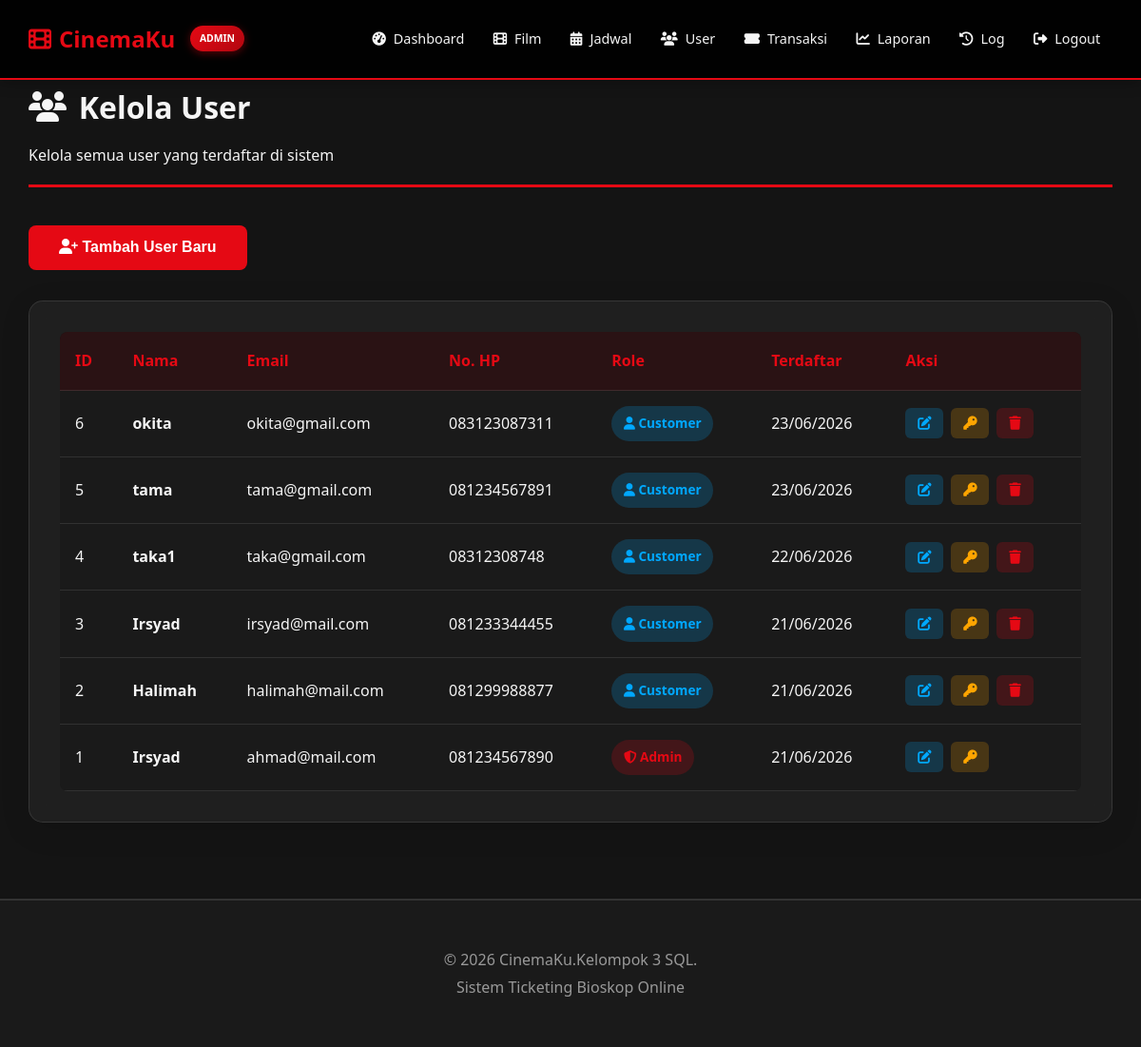
The page /ticketing_bioskop/admin/manage_users.php (signed in) on the database its author committed.
### tables this page shows
CREATE TABLE `pengguna` (
  `id_pengguna` int(11) NOT NULL,
  `nama` varchar(100) NOT NULL,
  `email` varchar(100) DEFAULT NULL,
  `no_hp` varchar(20) DEFAULT NULL,
  `password` varchar(255) NOT NULL DEFAULT '',
  `is_admin` tinyint(1) NOT NULL DEFAULT 0,
  `created_at` timestamp NOT NULL DEFAULT current_timestamp()
);

### ticketing_bioskop/includes/functions.php (called while the page is built, shortened)
<?php
function sanitize($data) {
    return htmlspecialchars(strip_tags(trim($data)), ENT_QUOTES, 'UTF-8');
}
?>

### ticketing_bioskop/admin/manage_users.php (the view, shortened to what this page needs)
<?php
require_once __DIR__ . '/../includes/header.php';
$query = "SELECT * FROM pengguna ORDER BY id_pengguna DESC";
$users = $conn->query($query)->fetchAll(PDO::FETCH_ASSOC);
?>
<div class="page-header">
    <h2><i class="fas fa-users"></i> Kelola User</h2>
    <p>Kelola semua user yang terdaftar di sistem</p>
</div>
<button onclick="openAddModal()" class="btn" style="margin-bottom: 2rem;">
    <i class="fas fa-user-plus"></i> Tambah User Baru
</button>
<div class="glass-card">
    <table class="modern-table">
        <thead>
            <tr>
                <th>ID</th>
                <th>Nama</th>
                <th>Email</th>
                <th>No. HP</th>
                <th>Role</th>
                <th>Terdaftar</th>
                <th>Aksi</th>
            </tr>
        </thead>
        <tbody>
            <?php foreach ($users as $user): ?>
            <tr>
                <td><?php echo $user['id_pengguna']; ?></td>
                <td><strong><?php echo sanitize($user['nama']); ?></strong></td>
                <td><?php echo sanitize($user['email']); ?></td>
                <td><?php echo sanitize($user['no_hp']); ?></td>
                <td>
                    <?php if ($user['is_admin']): ?>
                        <span class="badge badge-danger"><i class="fas fa-shield-alt"></i> Admin</span>
                    <?php else: ?>
                        <span class="badge badge-primary"><i class="fas fa-user"></i> Customer</span>
                    <?php endif; ?>
                </td>
                <td><?php echo date('d/m/Y', strtotime($user['created_at'])); ?></td>
                <td>
                    <div class="action-buttons">
                        <button onclick="editUser(<?php echo htmlspecialchars(json_encode($user)); ?>)"
                                class="btn-action btn-edit" title="Edit">
                            <i class="fas fa-edit"></i>
                        </button>
                        <button onclick="resetPassword(<?php echo $user['id_pengguna']; ?>, '<?php echo addslashes($user['nama']); ?>')"
                                class="btn-action btn-warning" title="Reset Password">
                            <i class="fas fa-key"></i>
                        </button>
                        <?php if ($user['id_pengguna'] != $_SESSION['user_id']): ?>
                        <form method="POST" style="display: inline;"
                              onsubmit="return confirm('Yakin ingin menghapus user <?php echo addslashes($user['nama']); ?>?')">
                            <button type="submit" class="btn-action btn-delete" title="Hapus">
                                <i class="fas fa-trash"></i>
                            </button>
                        </form>
                        <?php endif; ?>
                    </div>
                </td>
            </tr>
            <?php endforeach; ?>
        </tbody>
    </table>
</div>
<?php require_once __DIR__ . '/../includes/footer.php'; ?>

### ticketing_bioskop/assets/css/style.css (style rules this page uses)
* { margin: 0; padding: 0; box-sizing: border-box; }
:root { --primary: #e50914; --secondary: #564d4d; --dark: #141414; --light: #f5f5f5; --success: #46d369; --warning: #ffa500; --bg-main: #141414; --bg-card: #1a1a1a; --bg-navbar: rgba(0,0,0,0.95); --text-main: #f5f5f5; --text-secondary: #999; --border-color: #333; }
body { font-family: 'Segoe UI', Tahoma, Geneva, Verdana, sans-serif; background: var(--bg-main); color: var(--text-main); line-height: 1.8; transition: all 0.3s ease; }
.page-header { margin-bottom: 2.5rem; padding-bottom: 1rem; border-bottom: 3px solid var(--primary); }
.page-header h2 { font-size: 2rem; margin-bottom: 0.5rem; display: flex; align-items: center; gap: 0.8rem; }
.btn { display: inline-block; padding: 0.9rem 2rem; background: var(--primary); color: white; text-decoration: none; border-radius: 8px; border: none; cursor: pointer; transition: all 0.3s; font-weight: 600; font-size: 1rem; text-align: center; }
table { width: 100%; border-collapse: collapse; background: var(--bg-card); border-radius: 8px; overflow: hidden; }
table thead { background: var(--dark); }
table th, table td { padding: 1.2rem; text-align: left; border-bottom: 1px solid var(--border-color); }
.badge { display: inline-block; padding: 0.4rem 0.8rem; border-radius: 20px; font-size: 0.85rem; font-weight: 600; }
.badge-primary { background: rgba(0, 168, 255, 0.2); color: #00a8ff; }
.badge-danger { background: rgba(229, 9, 20, 0.2); color: var(--primary); }
.admin-page { background: var(--bg-main); min-height: 100vh; }
.glass-card { background: rgba(255, 255, 255, 0.05); backdrop-filter: blur(10px); border: 1px solid rgba(255, 255, 255, 0.1); border-radius: 15px; padding: 2rem; box-shadow: 0 8px 32px rgba(0, 0, 0, 0.1); margin-bottom: 2rem; }
.modern-table { width: 100%; border-collapse: separate; border-spacing: 0; }
.modern-table th, .modern-table td { padding: 1rem; text-align: left; border-bottom: 1px solid rgba(255, 255, 255, 0.1); }
.modern-table th { background: rgba(229, 9, 20, 0.1); font-weight: 600; color: var(--primary); }
.action-buttons { display: flex; gap: 0.5rem; }
.btn-action { padding: 0.5rem 0.8rem; border: none; border-radius: 6px; cursor: pointer; transition: all 0.3s; font-size: 0.9rem; }
.btn-edit { background: rgba(0, 168, 255, 0.2); color: #00a8ff; }
.btn-warning { background: rgba(255, 165, 0, 0.2); color: var(--warning); }
.btn-delete { background: rgba(229, 9, 20, 0.2); color: var(--primary); }
.admin-page { background: var(--bg-main) !important; }

### rows shown on the page
pengguna: id_pengguna "6", nama "okita", email "okita@gmail.com", no_hp "083123087311", is_admin 0 (drawn), created_at "23/06/2026"
pengguna: id_pengguna "5", nama "tama", email "tama@gmail.com", no_hp "081234567891", is_admin 0 (drawn), created_at "23/06/2026"
pengguna: id_pengguna "4", nama "taka1", email "taka@gmail.com", no_hp "08312308748", is_admin 0 (drawn), created_at "22/06/2026"
pengguna: id_pengguna "3", nama "Irsyad", email "irsyad@mail.com", no_hp "081233344455", is_admin 0 (drawn), created_at "21/06/2026"
pengguna: id_pengguna "2", nama "Halimah", email "halimah@mail.com", no_hp "081299988877", is_admin 0 (drawn), created_at "21/06/2026"
pengguna: id_pengguna "1", nama "Irsyad", email "ahmad@mail.com", no_hp "081234567890", is_admin 1 (drawn), created_at "21/06/2026"
